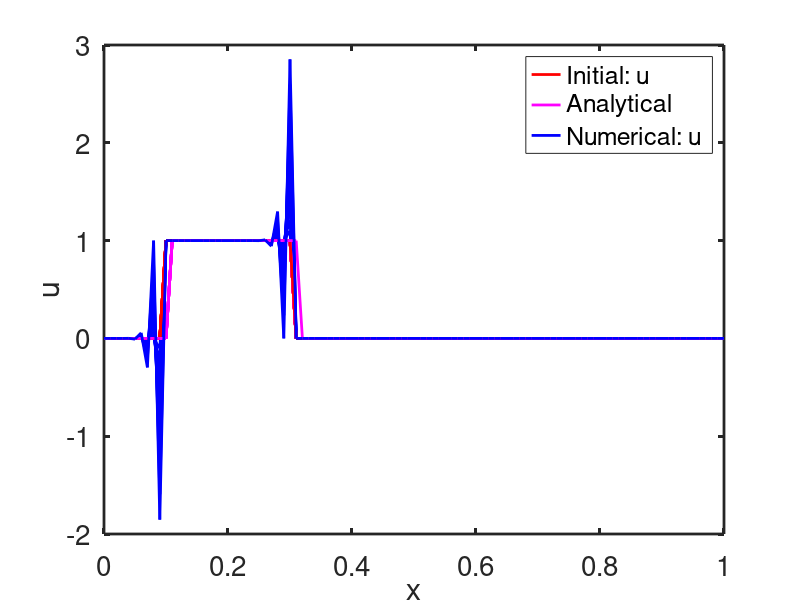

MATLAB code to generate this figure:
%% Numerical solution for du/dt + c du/dx = 0.
close all;
clear all;

% Initial setup parameters.
L = 1;
n_x = 100;
c = 0.01; %0.15;  %0.01; %0.1
t_initial = 0;
t_final = 1.0;
dt = 0.1;       % fixed
dx = L/n_x;     %dx = fixed = 0.01

% Setup 1D grid.
x = [0:dx:L]';

% Setup initial condition for "u".
u = zeros(size(x));

for i = 1 : length(x)
  if (x(i, 1) >= 0.1) && (x(i, 1) <= 0.3)
    u(i, 1) = 1;
  endif
end

u_initial = u; % Variable to store initial values.
u_analytical = u; % Variable to store analytical solution.

% Print CFL number.
fprintf("CFL number: %.2e\n", c * dt / dx);

count = 1;
for t = t_initial : dt : t_final
  % Store old values.
  u_old = u;

  % Compute analytical solution.
  u_analytical = zeros(size(x));
  for i = 1 : length(x)
    if (x(i, 1) >= 0.1+c*t) && (x(i, 1) <= 0.3+c*t)
      u_analytical(i, 1) = 1;
    endif
  end

  % Print current time.
  fprintf("Time: %.6es\n", t);

  % Solve advection equation. Update 'u'.
  % Ignore boundaries.
  % Forward discretization.
  for i = 2 : length(x)-1
    u(i, 1) = u_old(i, 1) - (c * dt / dx) * (u_old(i+1, 1) - u_old(i, 1));
  endfor

  % Upwind scheme.
  %for i = 2 : length(x)-1
##    %if (c > 0)
      %u(i, 1) = u_old(i, 1) - (c * dt / dx) * (u_old(i, 1) - u_old(i-1, 1));
##    %else
##      %u(i, 1) = u_old(i, 1) - (c * dt / dx) * (u_old(i+1, 1) - u_old(i, 1));
##    %end
  %endfor

  % Central difference scheme.
  %for i = 2 : length(x)-1
    %u(i, 1) = u_old(i, 1) - (c * dt / (2 * dx)) * (u_old(i+1, 1) - u_old(i-1, 1));
  %endfor

  % Plot u.
  close;
  figh = figure(1);
  hold on;
  plot(x, u_initial, '-r', 'linewidth', 2);
  plot(x, u_analytical, '-m', 'linewidth', 2);
  plot(x, u, '-b', 'linewidth', 2);
  legend('Initial: u', 'Analytical', 'Numerical: u', 'location', 'northeast');
  hold on;
  xlabel('x');
  ylabel('u');
  box on;
  set(gca, "linewidth", 2, "fontsize", 20)
  hold off;

  count = count + 1;

  pause(0.01);
end